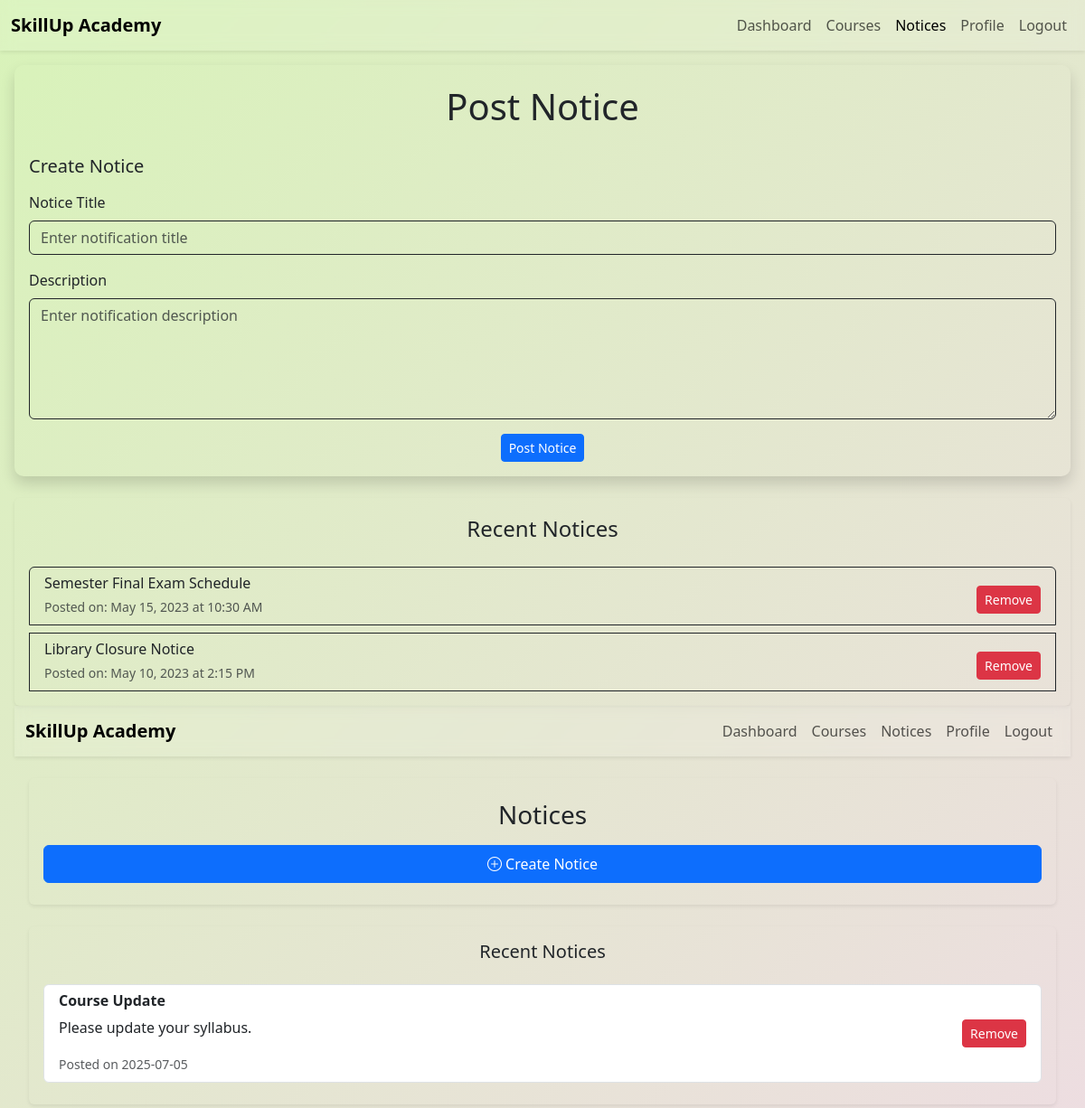
The page /instructor/post-notices.php (signed in) on the database its author committed.
### tables this page shows
CREATE TABLE `instructors_notices` (
  `n_id` mediumint(9) NOT NULL,
  `title` varchar(100) NOT NULL,
  `message` varchar(500) NOT NULL,
  `date` date NOT NULL DEFAULT curdate(),
  `u_id` int(11) NOT NULL,
  `c_id` smallint(6) NOT NULL
);

### instructor/post-notices.php (the view, shortened to what this page needs)
<?php
require_once '../auth/cnct.php';
$result = $conn->query("SELECT * FROM instructors_notices WHERE u_id = {$_SESSION['u_id']} ORDER BY date DESC, n_id DESC");
$notices = $result ? $result->fetch_all(MYSQLI_ASSOC) : [];
$hasNewNotice = isset($_SESSION['new_notice']) && $_SESSION['new_notice'];
?>
<!DOCTYPE html>
<html lang="en">
<head>
  <link href="https://cdn.jsdelivr.net/npm/bootstrap@5.3.7/dist/css/bootstrap.min.css" rel="stylesheet">
  <link rel="stylesheet" href="../style.css">
</head>
<body>
  <nav class="navbar navbar-expand-lg navbar-blur sticky-top shadow-sm">
    <div class="container-fluid">
      <a class="navbar-brand fw-bold" href="">SkillUp Academy</a>
      <div class="collapse navbar-collapse" id="navbarNav">
        <ul class="navbar-nav ms-auto">
          <li class="nav-item">
            <a class="nav-link " href="dashboard.php">Dashboard</a>
          </li>
          <li class="nav-item">
            <a class="nav-link " href="courses.php">Courses</a>
          </li>
          <li class="nav-item">
            <a class="nav-link active" href="notices.php">Notices</a>
          </li>
          <li class="nav-item">
            <a class="nav-link" href="profile.php">Profile</a>
          </li>
          <li class="nav-item">
            <a class="nav-link" href="../auth/logout.php">Logout</a>
          </li>
        </ul>
      </div>
    </div>
  </nav>
  <div class="container-fluid mt-3 mb-5 px-3">
    <div class="row justify-content-center">
      <div class="col-12">
        <div class="card bg-transparent shadow card-h border-0 mb-4">
          <div class="card-body">
            <p class="text-center mb-4 fs-1">Post Notice</p>
            <h5 class="mb-3">Create Notice</h5>
            <div class="mb-3">
              <label class="form-label">Notice Title</label>
              <input type="text" class="form-control bg-transparent border border-dark" id="notificationTitle"
                placeholder="Enter notification title" />
            </div>
            <div class="mb-3">
              <label class="form-label">Description</label>
              <textarea class="form-control bg-transparent border border-dark" id="notificationDescription" rows="5"
                placeholder="Enter notification description"></textarea>
            </div>
            <div class="text-center mt-2">
              <button onclick="showDanger()" class="btn btn-primary btn-sm">Post Notice</button>
            </div>
          </div>
        </div>
        <div class="card bg-transparent shadow-sm border-0">
          <div class="card-body">
            <p class="text-center fs-4 mb-4">Recent Notices</p>
            <div class="list-group" id="notificationList">
              <div
                class="list-group-item d-flex justify-content-between align-items-center bg-transparent border border-dark">
                <div>
                  <h6 class="mb-1">Semester Final Exam Schedule</h6>
                  <small class="text-muted">Posted on: May 15, 2023 at 10:30 AM</small>
                </div>
                <div class="text-center mt-2">
                  <button type="button" class="btn btn-danger btn-sm"
                    onclick="showToast('Item removed!', 'danger')">Remove</button>
                </div>
              </div>
              <div
                class="list-group-item d-flex justify-content-between align-items-center bg-transparent border border-dark mt-2">
                <div>
                  <h6 class="mb-1">Library Closure Notice</h6>
                  <small class="text-muted">Posted on: May 10, 2023 at 2:15 PM</small>
                </div>
                <div class="text-center mt-2">
                  <button type="button" class="btn btn-danger btn-sm"
                    onclick="showToast('Item removed!', 'danger')">Remove</button>
                </div>
              </div>
            </div>
          </div>
        </div>
<!DOCTYPE html>
<html lang="en">
<head>
  <link href="https://cdn.jsdelivr.net/npm/bootstrap@5.3.7/dist/css/bootstrap.min.css" rel="stylesheet" />
  <link href="https://cdn.jsdelivr.net/npm/bootstrap-icons@1.11.3/font/bootstrap-icons.css" rel="stylesheet" />
  <link rel="stylesheet" href="../style.css" />
</head>
<body>
<nav class="navbar navbar-expand-lg navbar-blur sticky-top shadow-sm">
  <div class="container-fluid">
    <a class="navbar-brand fw-bold" href="#">SkillUp Academy</a>
    <div class="collapse navbar-collapse" id="navbarNav">
      <ul class="navbar-nav ms-auto">
        <li class="nav-item"><a class="nav-link" href="dashboard.html">Dashboard</a></li>
        <li class="nav-item"><a class="nav-link" href="courses.html">Courses</a></li>
        <li class="nav-item position-relative">
          <a class="nav-link <?= $hasNewNotice ? 'fw-bold' : '' ?>" href="post-notices.php">
            Notices
          </a>
        </li>
        <li class="nav-item"><a class="nav-link" href="profile.html">Profile</a></li>
        <li class="nav-item"><a class="nav-link" href="../auth/logout.php">Logout</a></li>
      </ul>
    </div>
  </div>
</nav>
<div class="container-fluid mt-4 px-3 mb-5">
  <div class="row mb-4">
    <div class="col-12">
      <div class="card bg-transparent border-0 shadow-sm">
        <div class="card-body text-center py-4">
          <h3 class="mb-3">Notices</h3>
          <div class="d-flex justify-content-center">
            <button type="button" class="btn btn-primary px-4 py-2" style="width: 100%;" data-bs-toggle="modal" data-bs-target="#noticeModal">
              <i class="bi bi-plus-circle me-1"></i>Create Notice
            </button>
          </div>
        </div>
      </div>
    </div>
  </div>
</body>
</html>
  <div class="row">
    <div class="col-12">
      <div class="card bg-transparent border-0 shadow-sm">
        <div class="card-body">
          <h5 class="text-center mb-4">Recent Notices</h5>
          <div class="list-group">
            <?php if (empty($notices)): ?>
              <div class="list-group-item text-center text-muted">No notices found</div>
            <?php else: ?>
              <?php foreach ($notices as $notice): ?>
                <div class="list-group-item d-flex justify-content-between align-items-center mb-2">
                  <div>
                    <h6 class="fw-bold"><?= htmlspecialchars($notice['title']) ?></h6>
                    <p><?= nl2br(htmlspecialchars($notice['message'])) ?></p>
                    <small class="text-muted">Posted on <?= htmlspecialchars($notice['date']) ?></small>
                  </div>
                  <a href="?delete=<?= $notice['n_id'] ?>" class="btn btn-danger btn-sm" onclick="return confirm('Are you sure you want to delete this notice?');">Remove</a>
                </div>
              <?php endforeach; ?>
            <?php endif; ?>
          </div>
        </div>
      </div>
    </div>
  </div>
</div>
</body>
</html>

### style.css (style rules this page uses)
html, body { margin: 0; padding: 0; background: linear-gradient(-45deg, #f6ed91, #bcecf0, #f5d5f0, #d8f3b9); background-size: 400% 400%; background-attachment: fixed; animation: gradientBG 10s ease-in-out infinite; font-family: 'Segoe UI', Tahoma, Geneva, Verdana, sans-serif; color: #1c1c1c; }
.navbar-blur { background-color: rgba(255, 255, 255, 0.1); backdrop-filter: blur(8px); -webkit-backdrop-filter: blur(8px); }
.card-h { border-radius: 10px; transition: transform 0.3s ease; }

### rows shown on the page
instructors_notices: title "Course Update", message "Please update your syllabus.", date "2025-07-05"
